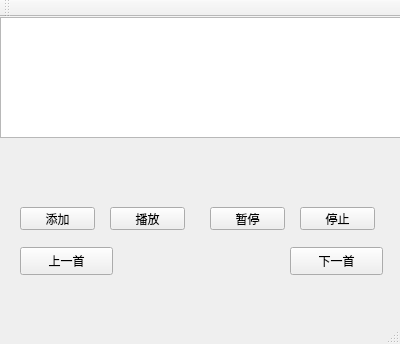
<?xml version="1.0" encoding="UTF-8"?>
<ui version="4.0">
 <class>MainWindow</class>
 <widget class="QMainWindow" name="MainWindow">
  <property name="geometry">
   <rect>
    <x>0</x>
    <y>0</y>
    <width>400</width>
    <height>344</height>
   </rect>
  </property>
  <property name="windowTitle">
   <string>MainWindow</string>
  </property>
  <widget class="QWidget" name="centralWidget">
   <widget class="QPushButton" name="pauseBtn">
    <property name="geometry">
     <rect>
      <x>210</x>
      <y>190</y>
      <width>75</width>
      <height>23</height>
     </rect>
    </property>
    <property name="text">
     <string>暂停</string>
    </property>
   </widget>
   <widget class="QPushButton" name="stopBtn">
    <property name="geometry">
     <rect>
      <x>300</x>
      <y>190</y>
      <width>75</width>
      <height>23</height>
     </rect>
    </property>
    <property name="text">
     <string>停止</string>
    </property>
   </widget>
   <widget class="QPushButton" name="playBtn">
    <property name="geometry">
     <rect>
      <x>110</x>
      <y>190</y>
      <width>75</width>
      <height>23</height>
     </rect>
    </property>
    <property name="text">
     <string>播放</string>
    </property>
   </widget>
   <widget class="QPushButton" name="addBtn">
    <property name="geometry">
     <rect>
      <x>20</x>
      <y>190</y>
      <width>75</width>
      <height>23</height>
     </rect>
    </property>
    <property name="text">
     <string>添加</string>
    </property>
   </widget>
   <widget class="QListWidget" name="listWidget">
    <property name="geometry">
     <rect>
      <x>0</x>
      <y>0</y>
      <width>401</width>
      <height>121</height>
     </rect>
    </property>
   </widget>
   <widget class="QWidget" name="verticalLayoutWidget">
    <property name="geometry">
     <rect>
      <x>10</x>
      <y>130</y>
      <width>381</width>
      <height>41</height>
     </rect>
    </property>
    <layout class="QVBoxLayout" name="seekLayout"/>
   </widget>
   <widget class="QPushButton" name="furBtn">
    <property name="geometry">
     <rect>
      <x>20</x>
      <y>230</y>
      <width>93</width>
      <height>28</height>
     </rect>
    </property>
    <property name="text">
     <string>上一首</string>
    </property>
   </widget>
   <widget class="QPushButton" name="nextBtn">
    <property name="geometry">
     <rect>
      <x>290</x>
      <y>230</y>
      <width>93</width>
      <height>28</height>
     </rect>
    </property>
    <property name="text">
     <string>下一首</string>
    </property>
   </widget>
  </widget>
  <widget class="QMenuBar" name="menuBar">
   <property name="geometry">
    <rect>
     <x>0</x>
     <y>0</y>
     <width>400</width>
     <height>26</height>
    </rect>
   </property>
  </widget>
  <widget class="QToolBar" name="mainToolBar">
   <attribute name="toolBarArea">
    <enum>TopToolBarArea</enum>
   </attribute>
   <attribute name="toolBarBreak">
    <bool>false</bool>
   </attribute>
  </widget>
  <widget class="QStatusBar" name="statusBar"/>
 </widget>
 <layoutdefault spacing="6" margin="11"/>
 <resources/>
 <connections/>
</ui>
